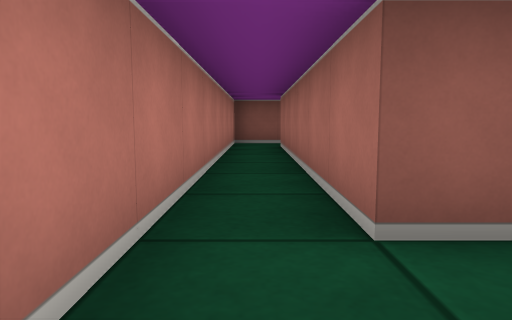
View 1 (above)

15 first-person views from a walk through a cub3D level. The camera is about half as high as the walls, tilts 6° down and sees 70° across. The floor is counted in squares. Each view is taken from the middle of a square. On the plan, view 1 faces up. The plan holds only what a view shows up to about 9 squares ahead; the rest is blank.

View 2
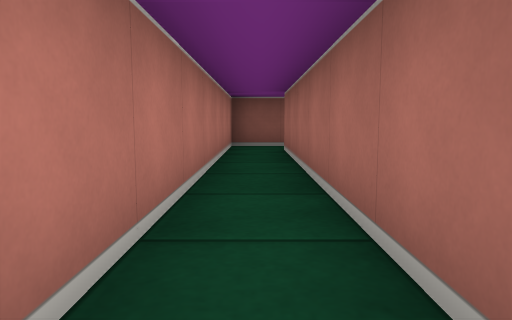

View 3
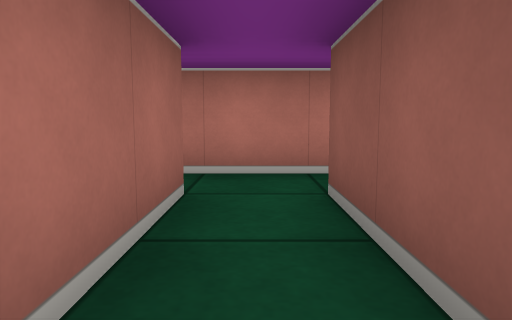

View 4
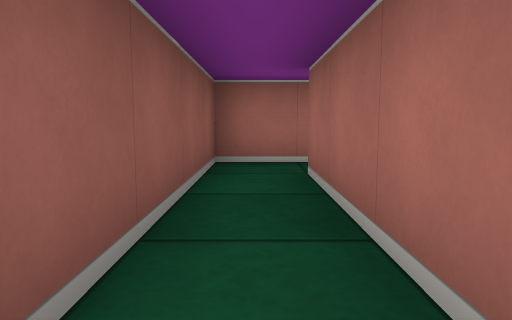

View 5
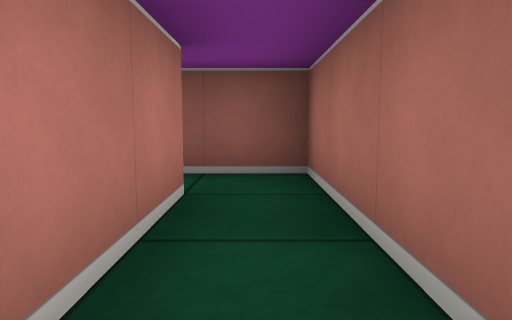

View 6
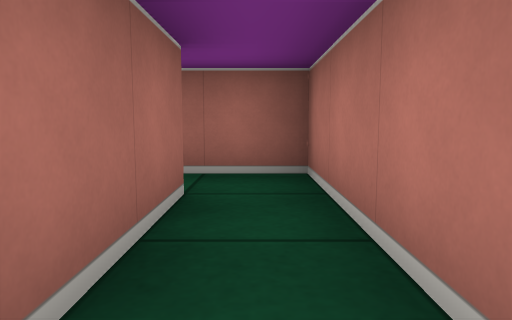

View 7
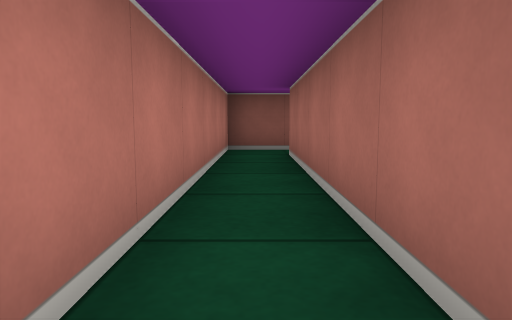

View 8
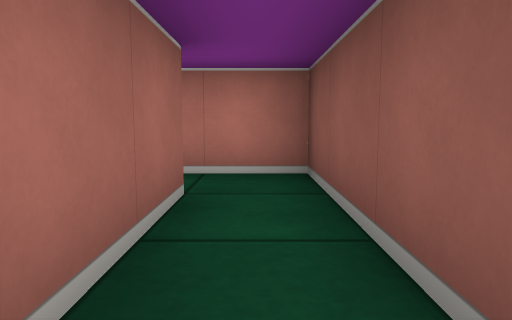

View 9
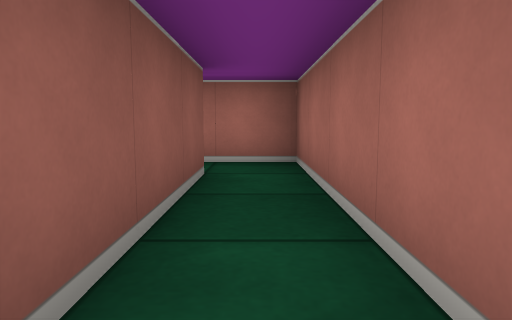

View 10
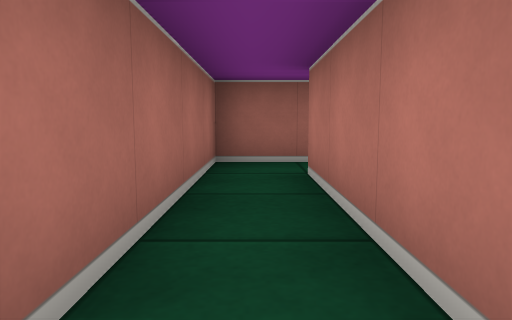

View 11
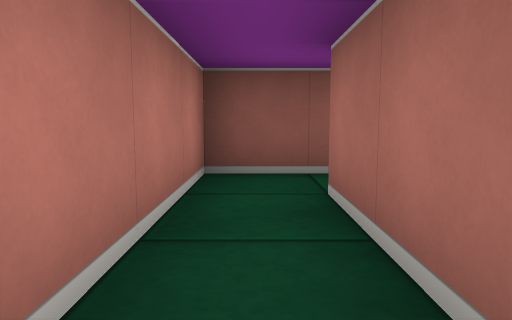

View 12
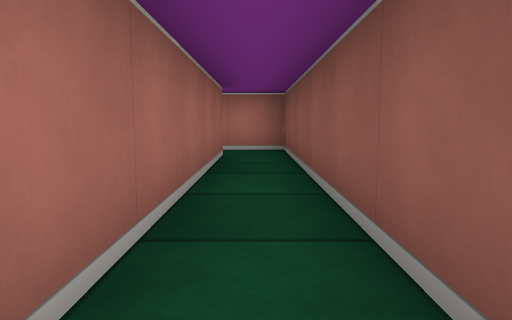

View 13
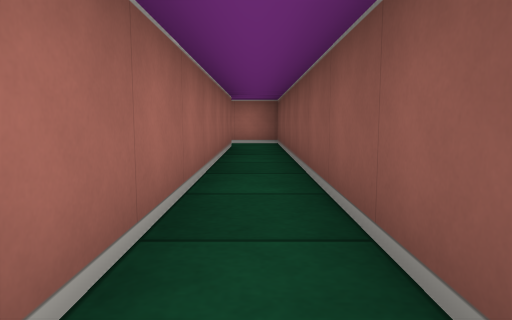

View 14
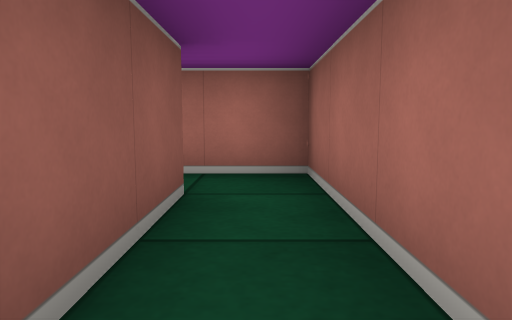

View 15
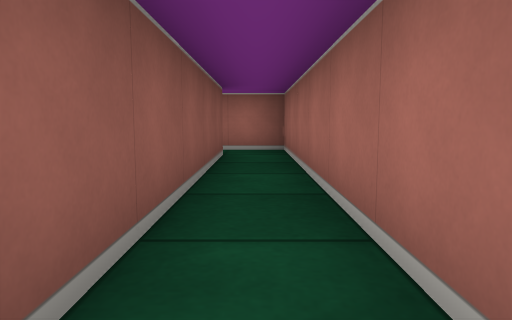

### Floor plan
Points are (right, up) in squares from view 1. A wall is a line through its corners. A room is listed if a view was taken in it or the views show most of it. See-through windows are left out.
Room 1 (views 1, 2, 3, 4, 6, 7)
walls: (0.5, 0.5) (3.5, 0.5) (3.5, -1.5); (4.5, -1.5) (4.5, 1.5) (0.5, 1.5) (0.5, 7.5); (-0.5, 7.5) (-0.5, 0.2)
ways out: opening at (4, -0.5) to room 2; opening at (0, 7) to room 3
Room 2 (view 5)
walls: (3.5, -1.5) (3.5, -2.5) (4.8, -2.5)
ways out: opening at (4, -0.5) to room 1; opening at (5, -2)
Room 3 (views 8, 9)
walls: (0.5, 7.5) (3.5, 7.5); (3.5, 8.5) (-0.5, 8.5) (-0.5, 7.5)
ways out: opening at (0, 7) to room 1; opening at (3, 8) to room 5
Room 4 (views 10, 12, 13, 14, 15)
walls: (4.5, 11.5) (12.5, 11.5) (12.5, 12.8); (11.5, 12.5) (3.5, 12.5) (3.5, 11.5)
ways out: opening at (4, 11) to room 5; opening at (12, 13)
Room 5 (view 11)
walls: (3.5, 11.5) (3.5, 8.5); (3.5, 7.5) (4.5, 7.5) (4.5, 11.5)
ways out: opening at (3, 8) to room 3; opening at (4, 11) to room 4

Positions as (right, up) in squares from view 1, and headings:
1: (0, 0), facing up
2: (0, 1), facing up
3: (3, 1), facing left
4: (0, 1), facing right
5: (4, -2), facing up
6: (4, 1), facing down
7: (0, 2), facing up
8: (3, 8), facing left
9: (0, 8), facing right
10: (4, 12), facing down
11: (4, 9), facing up
12: (10, 12), facing left
13: (12, 12), facing left
14: (9, 12), facing right
15: (6, 12), facing right
